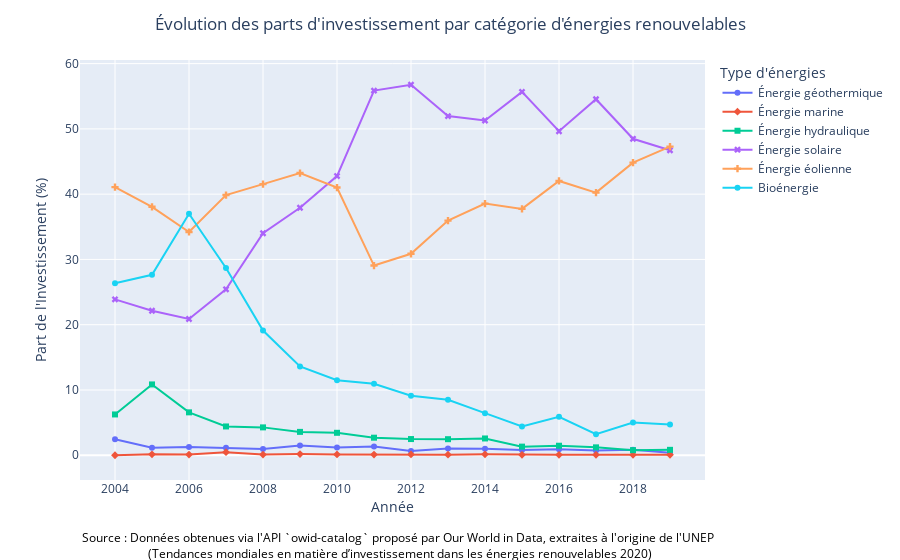

Notebook code cell kept with this figure:
### Code cell
import plotly.express as px

fig1 = px.line(data_long,
               x='year',
               y='Investment',
               color='Energy Type',
               symbol='Energy Type',
               labels={
                   'Investment': "Part de l'Investissement (%)", 
                   'year': "Année",
                   'Energy Type': "Type d'énergies"  # Modifier ici
               })

fig1.update_layout(
    title={
        'text': "Évolution des parts d'investissement par catégorie d'énergies renouvelables",
        'x': 0.5,  # Centrer le titre
        'xanchor': 'center'
    },
    coloraxis_colorbar={
        'title': "",  
        'title_font_size': 14
    },
    annotations=[
        dict(
            text="Source : Données obtenues via l'API `owid-catalog` proposé par Our World in Data, extraites à l'origine de l'UNEP<br> (Tendances mondiales en matière d’investissement dans les énergies renouvelables 2020)",  
            xref="paper", yref="paper",  # Références en coordonnées relatives au papier
            x=0, y=-0.2,  # Positionner en bas au centre
            showarrow=False,
            font=dict(size=12, color="Black"),
            align="center"
        )
    ],
    xaxis_title_standoff=5  # Ajuster l'espace sous l'axe des x pour éviter le chevauchement
)

fig1.show()

### Figure 1 — Plotly figure (JSON) as saved in the notebook; plotly's stock layout.template omitted (floating-point values rounded to 4 significant figures)
{"data": [{"hovertemplate": "Type d'énergies=Énergie géothermique<br>Année=%{x}<br>Part de l'Investissement (%)=%{y}<extra></extra>", "legendgroup": "Énergie géothermique", "line": {"color": "#636efa", "dash": "solid"}, "marker": {"symbol": "circle"}, "mode": "lines+markers", "name": "Énergie géothermique", "orientation": "v", "showlegend": true, "type": "scatter", "x": [2004, 2005, 2006, 2007, 2008, 2009, 2010, 2011, 2012, 2013, 2014, 2015, 2016, 2017, 2018, 2019], "xaxis": "x", "y": [2.46, 1.16, 1.26, 1.15, 0.96, 1.49, 1.17, 1.33, 0.67, 1.04, 1.01, 0.79, 0.92, 0.72, 0.84, 0.4], "yaxis": "y"}, {"hovertemplate": "Type d'énergies=Énergie marine<br>Année=%{x}<br>Part de l'Investissement (%)=%{y}<extra></extra>", "legendgroup": "Énergie marine", "line": {"color": "#EF553B", "dash": "solid"}, "marker": {"symbol": "diamond"}, "mode": "lines+markers", "name": "Énergie marine", "orientation": "v", "showlegend": true, "type": "scatter", "x": [2004, 2005, 2006, 2007, 2008, 2009, 2010, 2011, 2012, 2013, 2014, 2015, 2016, 2017, 2018, 2019], "xaxis": "x", "y": [0, 0.14, 0.1, 0.47, 0.11, 0.18, 0.13, 0.1, 0.12, 0.09, 0.14, 0.06, 0.07, 0.06, 0.07, 0.07], "yaxis": "y"}, {"hovertemplate": "Type d'énergies=Énergie hydraulique<br>Année=%{x}<br>Part de l'Investissement (%)=%{y}<extra></extra>", "legendgroup": "Énergie hydraulique", "line": {"color": "#00cc96", "dash": "solid"}, "marker": {"symbol": "square"}, "mode": "lines+markers", "name": "Énergie hydraulique", "orientation": "v", "showlegend": true, "type": "scatter", "x": [2004, 2005, 2006, 2007, 2008, 2009, 2010, 2011, 2012, 2013, 2014, 2015, 2016, 2017, 2018, 2019], "xaxis": "x", "y": [6.25, 10.85, 6.57, 4.41, 4.27, 3.58, 3.44, 2.69, 2.48, 2.46, 2.57, 1.32, 1.46, 1.21, 0.78, 0.83], "yaxis": "y"}, {"hovertemplate": "Type d'énergies=Énergie solaire<br>Année=%{x}<br>Part de l'Investissement (%)=%{y}<extra></extra>", "legendgroup": "Énergie solaire", "line": {"color": "#ab63fa", "dash": "solid"}, "marker": {"symbol": "x"}, "mode": "lines+markers", "name": "Énergie solaire", "orientation": "v", "showlegend": true, "type": "scatter", "x": [2004, 2005, 2006, 2007, 2008, 2009, 2010, 2011, 2012, 2013, 2014, 2015, 2016, 2017, 2018, 2019], "xaxis": "x", "y": [23.88, 22.14, 20.87, 25.42, 34.01, 37.92, 42.77, 55.86, 56.76, 51.96, 51.28, 55.67, 49.64, 54.54, 48.48, 46.72], "yaxis": "y"}, {"hovertemplate": "Type d'énergies=Énergie éolienne<br>Année=%{x}<br>Part de l'Investissement (%)=%{y}<extra></extra>", "legendgroup": "Énergie éolienne", "line": {"color": "#FFA15A", "dash": "solid"}, "marker": {"symbol": "cross"}, "mode": "lines+markers", "name": "Énergie éolienne", "orientation": "v", "showlegend": true, "type": "scatter", "x": [2004, 2005, 2006, 2007, 2008, 2009, 2010, 2011, 2012, 2013, 2014, 2015, 2016, 2017, 2018, 2019], "xaxis": "x", "y": [41.07, 38.06, 34.2, 39.86, 41.54, 43.23, 41.01, 29.06, 30.86, 35.95, 38.55, 37.74, 42.02, 40.24, 44.83, 47.28], "yaxis": "y"}, {"hovertemplate": "Type d'énergies=Bioénergie<br>Année=%{x}<br>Part de l'Investissement (%)=%{y}<extra></extra>", "legendgroup": "Bioénergie", "line": {"color": "#19d3f3", "dash": "solid"}, "marker": {"symbol": "circle"}, "mode": "lines+markers", "name": "Bioénergie", "orientation": "v", "showlegend": true, "type": "scatter", "x": [2004, 2005, 2006, 2007, 2008, 2009, 2010, 2011, 2012, 2013, 2014, 2015, 2016, 2017, 2018, 2019], "xaxis": "x", "y": [26.34, 27.64, 37, 28.68, 19.11, 13.6, 11.49, 10.96, 9.11, 8.5, 6.45, 4.41, 5.89, 3.23, 5, 4.71], "yaxis": "y"}], "layout": {"annotations": [{"align": "center", "font": {"color": "Black", "size": 12}, "showarrow": false, "text": "Source : Données obtenues via l'API `owid-catalog` proposé par Our World in Data, extraites à l'origine de l'UNEP<br> (Tendances mondiales en matière d’investissement dans les énergies renouvelables 2020)", "x": 0, "xref": "paper", "y": -0.2, "yref": "paper"}], "coloraxis": {"colorbar": {"title": {"font": {"size": 14}, "text": ""}}}, "legend": {"title": {"text": "Type d'énergies"}, "tracegroupgap": 0}, "margin": {"t": 60}, "title": {"text": "Évolution des parts d'investissement par catégorie d'énergies renouvelables", "x": 0.5, "xanchor": "center"}, "xaxis": {"anchor": "y", "domain": [0, 1], "title": {"standoff": 5, "text": "Année"}}, "yaxis": {"anchor": "x", "domain": [0, 1], "title": {"text": "Part de l'Investissement (%)"}}}}
